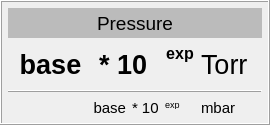
       <widget class="QFrame" name="frame">
        <property name="font">
         <font>
          <family>Cantarell</family>
         </font>
        </property>
        <property name="frameShape">
         <enum>QFrame::Box</enum>
        </property>
        <property name="frameShadow">
         <enum>QFrame::Raised</enum>
        </property>
        <layout class="QGridLayout" name="gridLayout_36">
         <property name="leftMargin">
          <number>0</number>
         </property>
         <property name="topMargin">
          <number>0</number>
         </property>
         <property name="rightMargin">
          <number>0</number>
         </property>
         <property name="bottomMargin">
          <number>0</number>
         </property>
         <item row="0" column="0">
          <layout class="QGridLayout" name="gridLayout_37">
           <property name="leftMargin">
            <number>6</number>
           </property>
           <property name="topMargin">
            <number>6</number>
           </property>
           <property name="rightMargin">
            <number>6</number>
           </property>
           <property name="bottomMargin">
            <number>6</number>
           </property>
           <item row="1" column="0" rowspan="2" colspan="3">
            <widget class="PyDMLabel" name="PyDMLabel_88">
             <property name="minimumSize">
              <size>
               <width>85</width>
               <height>40</height>
              </size>
             </property>
             <property name="maximumSize">
              <size>
               <width>70</width>
               <height>40</height>
              </size>
             </property>
             <property name="font">
              <font>
               <pointsize>20</pointsize>
               <weight>75</weight>
               <bold>true</bold>
              </font>
             </property>
             <property name="toolTip">
              <string/>
             </property>
             <property name="whatsThis">
              <string/>
             </property>
             <property name="text">
              <string>base</string>
             </property>
             <property name="alignment">
              <set>Qt::AlignCenter</set>
             </property>
             <property name="alarmSensitiveBorder" stdset="0">
              <bool>false</bool>
             </property>
             <property name="channel" stdset="0">
              <string>ca://${IOC}:BBB:TorrBase</string>
             </property>
            </widget>
           </item>
           <item row="1" column="6" rowspan="2" colspan="2">
            <widget class="PyDMLabel" name="PyDMLabel_84">
             <property name="minimumSize">
              <size>
               <width>57</width>
               <height>40</height>
              </size>
             </property>
             <property name="maximumSize">
              <size>
               <width>57</width>
               <height>40</height>
              </size>
             </property>
             <property name="font">
              <font>
               <pointsize>20</pointsize>
              </font>
             </property>
             <property name="toolTip">
              <string/>
             </property>
             <property name="whatsThis">
              <string/>
             </property>
             <property name="text">
              <string>Torr</string>
             </property>
             <property name="alarmSensitiveBorder" stdset="0">
              <bool>false</bool>
             </property>
             <property name="channel" stdset="0">
              <string>ca://${IOC}:BBB:Torr.EGU</string>
             </property>
            </widget>
           </item>
           <item row="1" column="3" rowspan="2" colspan="2">
            <widget class="QLabel" name="label_104">
             <property name="minimumSize">
              <size>
               <width>60</width>
               <height>40</height>
              </size>
             </property>
             <property name="maximumSize">
              <size>
               <width>60</width>
               <height>40</height>
              </size>
             </property>
             <property name="font">
              <font>
               <pointsize>20</pointsize>
               <weight>75</weight>
               <bold>true</bold>
              </font>
             </property>
             <property name="text">
              <string>* 10</string>
             </property>
            </widget>
           </item>
           <item row="1" column="5">
            <widget class="PyDMLabel" name="PyDMLabel_85">
             <property name="minimumSize">
              <size>
               <width>30</width>
               <height>0</height>
              </size>
             </property>
             <property name="maximumSize">
              <size>
               <width>20</width>
               <height>16777215</height>
              </size>
             </property>
             <property name="font">
              <font>
               <pointsize>12</pointsize>
               <weight>75</weight>
               <bold>true</bold>
              </font>
             </property>
             <property name="toolTip">
              <string/>
             </property>
             <property name="whatsThis">
              <string/>
             </property>
             <property name="text">
              <string>exp</string>
             </property>
             <property name="alignment">
              <set>Qt::AlignCenter</set>
             </property>
             <property name="alarmSensitiveBorder" stdset="0">
              <bool>false</bool>
             </property>
             <property name="channel" stdset="0">
              <string>ca://${IOC}:BBB:TorrExp</string>
             </property>
            </widget>
           </item>
           <item row="0" column="0" colspan="8">
            <widget class="QLabel" name="label_105">
             <property name="minimumSize">
              <size>
               <width>0</width>
               <height>30</height>
              </size>
             </property>
             <property name="maximumSize">
              <size>
               <width>16777215</width>
               <height>30</height>
              </size>
             </property>
             <property name="palette">
              <palette>
               <active>
                <colorrole role="Base">
                 <brush brushstyle="SolidPattern">
                  <color alpha="255">
                   <red>255</red>
                   <green>255</green>
                   <blue>255</blue>
                  </color>
                 </brush>
                </colorrole>
                <colorrole role="Window">
                 <brush brushstyle="SolidPattern">
                  <color alpha="255">
                   <red>187</red>
                   <green>187</green>
                   <blue>187</blue>
                  </color>
                 </brush>
                </colorrole>
               </active>
               <inactive>
                <colorrole role="Base">
                 <brush brushstyle="SolidPattern">
                  <color alpha="255">
                   <red>255</red>
                   <green>255</green>
                   <blue>255</blue>
                  </color>
                 </brush>
                </colorrole>
                <colorrole role="Window">
                 <brush brushstyle="SolidPattern">
                  <color alpha="255">
                   <red>187</red>
                   <green>187</green>
                   <blue>187</blue>
                  </color>
                 </brush>
                </colorrole>
               </inactive>
               <disabled>
                <colorrole role="Base">
                 <brush brushstyle="SolidPattern">
                  <color alpha="255">
                   <red>187</red>
                   <green>187</green>
                   <blue>187</blue>
                  </color>
                 </brush>
                </colorrole>
                <colorrole role="Window">
                 <brush brushstyle="SolidPattern">
                  <color alpha="255">
                   <red>187</red>
                   <green>187</green>
                   <blue>187</blue>
                  </color>
                 </brush>
                </colorrole>
               </disabled>
              </palette>
             </property>
             <property name="font">
              <font>
               <pointsize>14</pointsize>
              </font>
             </property>
             <property name="autoFillBackground">
              <bool>true</bool>
             </property>
             <property name="text">
              <string>Pressure</string>
             </property>
             <property name="alignment">
              <set>Qt::AlignCenter</set>
             </property>
            </widget>
           </item>
           <item row="4" column="5">
            <widget class="PyDMLabel" name="PyDMLabel_86">
             <property name="maximumSize">
              <size>
               <width>16777215</width>
               <height>10</height>
              </size>
             </property>
             <property name="font">
              <font>
               <family>Cantarell</family>
               <pointsize>7</pointsize>
              </font>
             </property>
             <property name="toolTip">
              <string/>
             </property>
             <property name="whatsThis">
              <string/>
             </property>
             <property name="text">
              <string>exp</string>
             </property>
             <property name="alignment">
              <set>Qt::AlignLeading|Qt::AlignLeft|Qt::AlignTop</set>
             </property>
             <property name="alarmSensitiveBorder" stdset="0">
              <bool>false</bool>
             </property>
             <property name="channel" stdset="0">
              <string>ca://${IOC}:BBB:mbarExp</string>
             </property>
            </widget>
           </item>
           <item row="3" column="0" colspan="8">
            <widget class="Line" name="line_6">
             <property name="font">
              <font>
               <family>Cantarell</family>
              </font>
             </property>
             <property name="frameShadow">
              <enum>QFrame::Raised</enum>
             </property>
             <property name="orientation">
              <enum>Qt::Horizontal</enum>
             </property>
            </widget>
           </item>
           <item row="4" column="0" rowspan="2" colspan="2">
            <spacer name="horizontalSpacer_2">
             <property name="font">
              <font>
               <family>Cantarell</family>
              </font>
             </property>
             <property name="orientation">
              <enum>Qt::Horizontal</enum>
             </property>
             <property name="sizeType">
              <enum>QSizePolicy::Fixed</enum>
             </property>
             <property name="sizeHint" stdset="0">
              <size>
               <width>20</width>
               <height>1</height>
              </size>
             </property>
            </spacer>
           </item>
           <item row="4" column="7" rowspan="2">
            <spacer name="horizontalSpacer">
             <property name="font">
              <font>
               <family>Cantarell</family>
              </font>
             </property>
             <property name="orientation">
              <enum>Qt::Horizontal</enum>
             </property>
             <property name="sizeType">
              <enum>QSizePolicy::Fixed</enum>
             </property>
             <property name="sizeHint" stdset="0">
              <size>
               <width>20</width>
               <height>1</height>
              </size>
             </property>
            </spacer>
           </item>
           <item row="4" column="4" rowspan="2">
            <widget class="QLabel" name="label_103">
             <property name="maximumSize">
              <size>
               <width>30</width>
               <height>20</height>
              </size>
             </property>
             <property name="font">
              <font>
               <family>Cantarell</family>
               <pointsize>11</pointsize>
              </font>
             </property>
             <property name="text">
              <string>* 10</string>
             </property>
            </widget>
           </item>
           <item row="4" column="2" rowspan="2" colspan="2">
            <widget class="PyDMLabel" name="PyDMLabel_109">
             <property name="maximumSize">
              <size>
               <width>16777215</width>
               <height>20</height>
              </size>
             </property>
             <property name="font">
              <font>
               <family>Cantarell</family>
               <pointsize>11</pointsize>
              </font>
             </property>
             <property name="toolTip">
              <string/>
             </property>
             <property name="whatsThis">
              <string/>
             </property>
             <property name="text">
              <string>base</string>
             </property>
             <property name="alignment">
              <set>Qt::AlignRight|Qt::AlignTrailing|Qt::AlignVCenter</set>
             </property>
             <property name="channel" stdset="0">
              <string>ca://${IOC}:BBB:mbarBase</string>
             </property>
            </widget>
           </item>
           <item row="4" column="6" rowspan="2">
            <widget class="PyDMLabel" name="PyDMLabel_110">
             <property name="maximumSize">
              <size>
               <width>16777215</width>
               <height>25</height>
              </size>
             </property>
             <property name="font">
              <font>
               <family>Cantarell</family>
               <pointsize>11</pointsize>
              </font>
             </property>
             <property name="toolTip">
              <string/>
             </property>
             <property name="whatsThis">
              <string/>
             </property>
             <property name="text">
              <string>mbar</string>
             </property>
             <property name="alarmSensitiveBorder" stdset="0">
              <bool>false</bool>
             </property>
             <property name="channel" stdset="0">
              <string>ca://${IOC}:BBB:mbar.EGU</string>
             </property>
            </widget>
           </item>
          </layout>
         </item>
        </layout>
       </widget>
